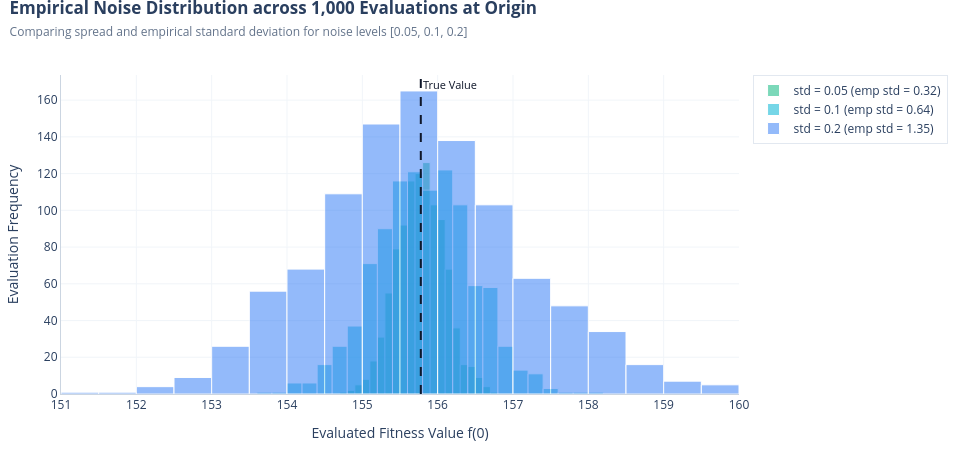

The notebook cell saved with this chart:
### Markdown cell above
## 5. Empirical Noise Distribution Analysis

### 🎯 Why we do this plot:
To empirically validate our noise injection implementation. We sample repeated evaluations at fixed candidate points to confirm that the empirical variance, mean offset, and error distribution match theoretical noise strategy definitions.

### 📖 How to read it:
- **X-axis**: Empirical noise residual error $\Delta y = f_{noisy}(x) - f_{clean}(x)$.
- **Y-axis**: Probability density / sampling frequency.
- **Overlay Curves**: Empirical histogram overlaid against theoretical Gaussian probability density function $\mathcal{N}(0, \sigma^2)$.

### 💡 Key Takeaway:
The empirical noise residuals match theoretical normal distributions centered at zero with standard deviation matching , validating that our noise injection strategies (, , ) behave precisely as designed.

### Code cell
n_samples = 1000
test_pt = np.zeros(dim)
fig_hist = go.Figure()
for level in noisy_levels:
    p_level = BBOBProblem(problem_id=problem_id, dim=dim, instance_id=instance_id, noise_strategy=MultiplicativeNoiseStrategy(noise_std=level), ioh_logger=None) if level > 0.0 else problem
    samples = [p_level(test_pt) for _ in range(n_samples)]
    fig_hist.add_trace(go.Histogram(
        x=samples, opacity=0.55, name=f'std = {level} (emp std = {np.std(samples):.2f})',
        marker_color=color_palette.get(level, '#64748B'),
        marker_line=dict(width=1, color='#FFFFFF'),
        nbinsx=35
    ))
true_val = problem(test_pt)
fig_hist.add_vline(
    x=true_val, line_dash='dash', line_color='#0F172A', line_width=2,
    annotation_text='True Value', annotation_position='top right',
    annotation_font=dict(size=11, color='#0F172A')
)
fig_hist.update_xaxes(showgrid=True, gridcolor='#F1F5F9', linecolor='#CBD5E1')
fig_hist.update_yaxes(showgrid=True, gridcolor='#F1F5F9', linecolor='#CBD5E1')
fig_hist.update_layout(
    title=dict(
        text=f"<b>Empirical Noise Distribution across 1,000 Evaluations at Origin</b><br><span style='font-size:12px;color:#64748B;'>Comparing spread and empirical standard deviation for noise levels {noisy_levels}</span>",
        x=0.01, xanchor='left', y=0.97
    ),
    xaxis_title='Evaluated Fitness Value f(0)',
    yaxis_title='Evaluation Frequency',
    barmode='overlay',
    height=450,
    width=960,
    margin=dict(l=60, r=40, t=75, b=50),
    template='plotly_white',
    legend=dict(bgcolor='rgba(255,255,255,0.9)', bordercolor='#E2E8F0', borderwidth=1)
)
fig_hist.show()

### Figure 1 — Plotly figure (JSON) as saved in the notebook; plotly's stock layout.template omitted (floating-point values rounded to 4 significant figures; data arrays with more than 128 entries replaced by an {"elided": "..."} marker saying what was removed)
{"data": [{"marker": {"color": "#10B981", "line": {"color": "#FFFFFF", "width": 1}}, "name": "std = 0.05 (emp std = 0.32)", "nbinsx": 35, "opacity": 0.55, "type": "histogram", "x": {"elided": "1000 float values"}}, {"marker": {"color": "#06B6D4", "line": {"color": "#FFFFFF", "width": 1}}, "name": "std = 0.1 (emp std = 0.64)", "nbinsx": 35, "opacity": 0.55, "type": "histogram", "x": {"elided": "1000 float values"}}, {"marker": {"color": "#3B82F6", "line": {"color": "#FFFFFF", "width": 1}}, "name": "std = 0.2 (emp std = 1.35)", "nbinsx": 35, "opacity": 0.55, "type": "histogram", "x": {"elided": "1000 float values"}}], "layout": {"annotations": [{"font": {"color": "#0F172A", "size": 11}, "showarrow": false, "text": "True Value", "x": 155.8, "xanchor": "left", "xref": "x", "y": 1, "yanchor": "top", "yref": "y domain"}], "barmode": "overlay", "height": 450, "legend": {"bgcolor": "rgba(255,255,255,0.9)", "bordercolor": "#E2E8F0", "borderwidth": 1}, "margin": {"b": 50, "l": 60, "r": 40, "t": 75}, "shapes": [{"line": {"color": "#0F172A", "dash": "dash", "width": 2}, "type": "line", "x0": 155.8, "x1": 155.8, "xref": "x", "y0": 0, "y1": 1, "yref": "y domain"}], "title": {"text": "<b>Empirical Noise Distribution across 1,000 Evaluations at Origin</b><br><span style='font-size:12px;color:#64748B;'>Comparing spread and empirical standard deviation for noise levels [0.05, 0.1, 0.2]</span>", "x": 0.01, "xanchor": "left", "y": 0.97}, "width": 960, "xaxis": {"gridcolor": "#F1F5F9", "linecolor": "#CBD5E1", "showgrid": true, "title": {"text": "Evaluated Fitness Value f(0)"}}, "yaxis": {"gridcolor": "#F1F5F9", "linecolor": "#CBD5E1", "showgrid": true, "title": {"text": "Evaluation Frequency"}}}}
